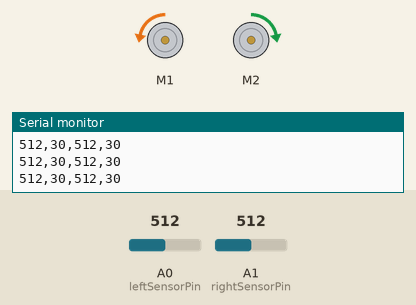
Recording of a sketch running on a simulated Arduino Uno, built with avr-gcc and run on an emulated ATmega328P. On the bench: 2 × DC motor (green arrow = forward, orange = backward, longer = faster), the last lines printed to the serial monitor. The inputs (shaded band) are chosen by the test bench; at power-on: A0 (leftSensorPin) = 512, A1 (rightSensorPin) = 512.

Above: at 1.2 s.
1.3 s: A0 (leftSensorPin) set to 833
2.8 s: A0 (leftSensorPin) set to 864
At 3.4 s:
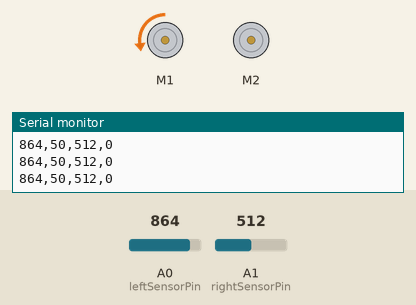
4.3 s: A0 (leftSensorPin) set to 840
At 5.5 s:
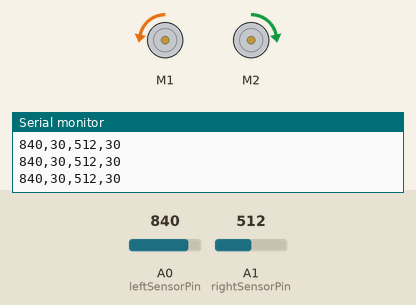
5.8 s: A1 (rightSensorPin) set to 835
8.8 s: A1 (rightSensorPin) set to 869
At 9.4 s:
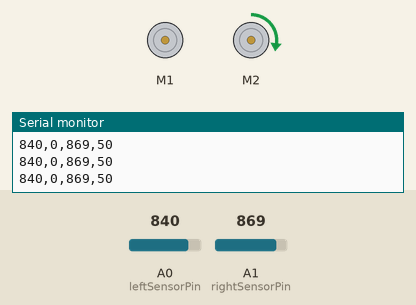
10.3 s: A1 (rightSensorPin) set to 0
At 11.7 s:
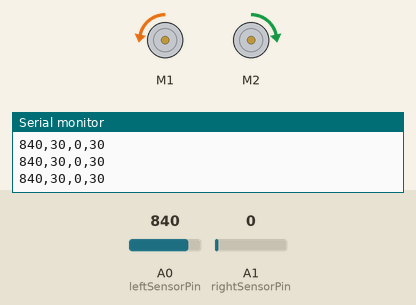
Timing chart, 0 to 12.8 s (numbered marks = the images above; inputs shaded):
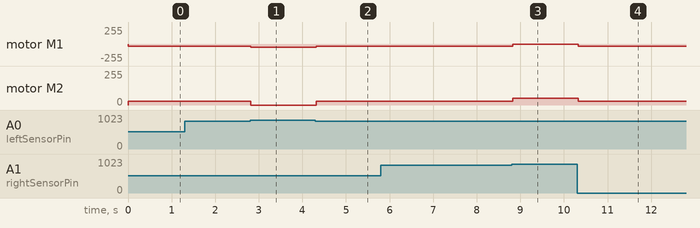

The sketch:

Moving_Car.ino
```cpp
#include <Wire.h>
#include <Adafruit_MotorShield.h>

// Create the motor shield object with the default I2C address
Adafruit_MotorShield AFMS = Adafruit_MotorShield();

//left motor = M1 | right motor = M2
Adafruit_DCMotor *leftMotor = AFMS.getMotor(1);
Adafruit_DCMotor *rightMotor = AFMS.getMotor(2);


int leftSensorPin = A0; //left IR sensor
int rightSensorPin = A1; //right IR sensor
int RightSpeed;
int LeftSpeed;

void setup() {
  long baudRate = 9600;
  Serial.begin(baudRate); //setting up serial communication

  AFMS.begin();  // create with the default frequency 1.6KHz


  leftMotor->run(FORWARD);
  rightMotor->run(FORWARD);

  rightMotor->run(RELEASE);
  leftMotor->run(RELEASE);

}

void loop() {

  int rightSensor = analogRead(rightSensorPin);
  int leftSensor = analogRead(leftSensorPin);
  Serial.print(leftSensor);    Serial.print(","); Serial.print(LeftSpeed);    Serial.print(",");
  Serial.print(rightSensor); Serial.print(",") ;Serial.print(RightSpeed);
  Serial.println(); //16 bit vals


  if (leftSensor > 850) { //Forward for left motor = backwards in real life
    RightSpeed = 0;
    LeftSpeed = 50;
    leftMotor->setSpeed(50);
    rightMotor -> setSpeed(0);
    leftMotor->run(BACKWARD);//left motor forwards
    rightMotor ->run(BACKWARD);//right motor backwards
  }

  else if (rightSensor > 850) {
    RightSpeed = 50;
    LeftSpeed = 0;
    rightMotor->setSpeed(50);
    leftMotor -> setSpeed(0);
    rightMotor->run(FORWARD); //right motor forwards
    leftMotor->run(FORWARD); //left motor backwards
  }

  else {
    RightSpeed = 30;
    LeftSpeed = 30;
    leftMotor -> setSpeed(30);
    rightMotor -> setSpeed(30);
    rightMotor->run(FORWARD); //right motor forwards
    leftMotor->run(BACKWARD); //left motor forwards
  }
}
```

Measured:
- after the input at 2.8 s, motor M1: backward 30/255 → backward 50/255 at once; motor M2: forward 30/255 → stopped at once
- after the input at 4.3 s, motor M1: backward 50/255 → backward 30/255 at once; motor M2: stopped → forward 30/255 at once
- after the input at 8.8 s, motor M1: backward 30/255 → stopped at once; motor M2: forward 30/255 → forward 50/255 at once
- after the input at 10.3 s, motor M1: stopped → backward 30/255 at once; motor M2: forward 50/255 → forward 30/255 at once
